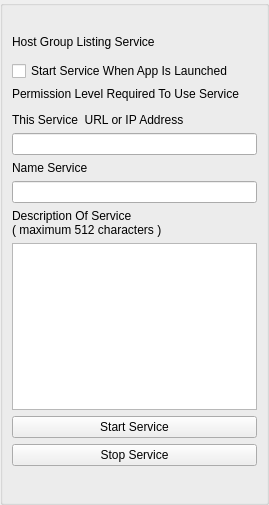
<?xml version="1.0" encoding="UTF-8"?>
<ui version="4.0">
 <class>GroupHostServiceClass</class>
 <widget class="QWidget" name="GroupHostServiceClass">
  <property name="geometry">
   <rect>
    <x>0</x>
    <y>0</y>
    <width>269</width>
    <height>505</height>
   </rect>
  </property>
  <property name="windowTitle">
   <string>Group Listing Host Service</string>
  </property>
  <layout class="QVBoxLayout" name="verticalLayout">
   <property name="spacing">
    <number>0</number>
   </property>
   <property name="leftMargin">
    <number>0</number>
   </property>
   <property name="topMargin">
    <number>0</number>
   </property>
   <property name="rightMargin">
    <number>0</number>
   </property>
   <property name="bottomMargin">
    <number>0</number>
   </property>
   <item>
    <widget class="QGroupBox" name="ItemsGroupBox">
     <property name="minimumSize">
      <size>
       <width>0</width>
       <height>0</height>
      </size>
     </property>
     <property name="title">
      <string/>
     </property>
     <layout class="QVBoxLayout" name="verticalLayout_2">
      <item>
       <widget class="QLabel" name="m_StatusLabel">
        <property name="text">
         <string notr="true"/>
        </property>
       </widget>
      </item>
      <item>
       <widget class="QLabel" name="m_ServiceTitleLabel">
        <property name="text">
         <string>Host Group Listing Service</string>
        </property>
        <property name="wordWrap">
         <bool>true</bool>
        </property>
       </widget>
      </item>
      <item>
       <widget class="InformationWidget" name="m_InfoWidget" native="true"/>
      </item>
      <item>
       <widget class="QCheckBox" name="m_StartupCheckBox">
        <property name="text">
         <string>Start Service When App Is Launched</string>
        </property>
       </widget>
      </item>
      <item>
       <widget class="QLabel" name="m_PermissionLabel">
        <property name="text">
         <string>Permission Level Required To Use Service</string>
        </property>
       </widget>
      </item>
      <item>
       <widget class="PermissionWidget" name="m_PermissionWidget" native="true"/>
      </item>
      <item>
       <widget class="QLabel" name="m_UrlDescriptionLabel">
        <property name="text">
         <string>This Service  URL or IP Address</string>
        </property>
       </widget>
      </item>
      <item>
       <widget class="QLineEdit" name="m_UrlEdit"/>
      </item>
      <item>
       <widget class="QLabel" name="m_NameLabel">
        <property name="text">
         <string>Name Service</string>
        </property>
       </widget>
      </item>
      <item>
       <widget class="QLineEdit" name="m_NameEdit"/>
      </item>
      <item>
       <widget class="QLabel" name="m_DescriptionLabel">
        <property name="text">
         <string>Description Of Service  
( maximum 512 characters )</string>
        </property>
       </widget>
      </item>
      <item>
       <widget class="QPlainTextEdit" name="n_DescriptionEdit">
        <property name="sizePolicy">
         <sizepolicy hsizetype="Expanding" vsizetype="Preferred">
          <horstretch>0</horstretch>
          <verstretch>0</verstretch>
         </sizepolicy>
        </property>
       </widget>
      </item>
      <item>
       <widget class="QPushButton" name="m_StartButton">
        <property name="text">
         <string>Start Service</string>
        </property>
       </widget>
      </item>
      <item>
       <widget class="QPushButton" name="m_StopButton">
        <property name="sizePolicy">
         <sizepolicy hsizetype="Minimum" vsizetype="Preferred">
          <horstretch>0</horstretch>
          <verstretch>0</verstretch>
         </sizepolicy>
        </property>
        <property name="minimumSize">
         <size>
          <width>0</width>
          <height>0</height>
         </size>
        </property>
        <property name="text">
         <string>Stop Service</string>
        </property>
       </widget>
      </item>
      <item>
       <widget class="QLabel" name="m_ServiceStatusLabel">
        <property name="font">
         <font>
          <pointsize>10</pointsize>
         </font>
        </property>
        <property name="text">
         <string/>
        </property>
       </widget>
      </item>
      <item>
       <widget class="FriendListWidget" name="m_FriendListWidget" native="true">
        <property name="sizePolicy">
         <sizepolicy hsizetype="Expanding" vsizetype="Expanding">
          <horstretch>0</horstretch>
          <verstretch>0</verstretch>
         </sizepolicy>
        </property>
       </widget>
      </item>
     </layout>
    </widget>
   </item>
  </layout>
 </widget>
 <customwidgets>
  <customwidget>
   <class>FriendListWidget</class>
   <extends>QWidget</extends>
   <header>FriendListWidget.h</header>
   <container>1</container>
  </customwidget>
  <customwidget>
   <class>PermissionWidget</class>
   <extends>QWidget</extends>
   <header>PermissionWidget.h</header>
   <container>1</container>
  </customwidget>
  <customwidget>
   <class>InformationWidget</class>
   <extends>QWidget</extends>
   <header>InformationWidget.h</header>
   <container>1</container>
  </customwidget>
 </customwidgets>
 <resources>
  <include location="../NoLimitConnect.qrc"/>
 </resources>
 <connections/>
</ui>
